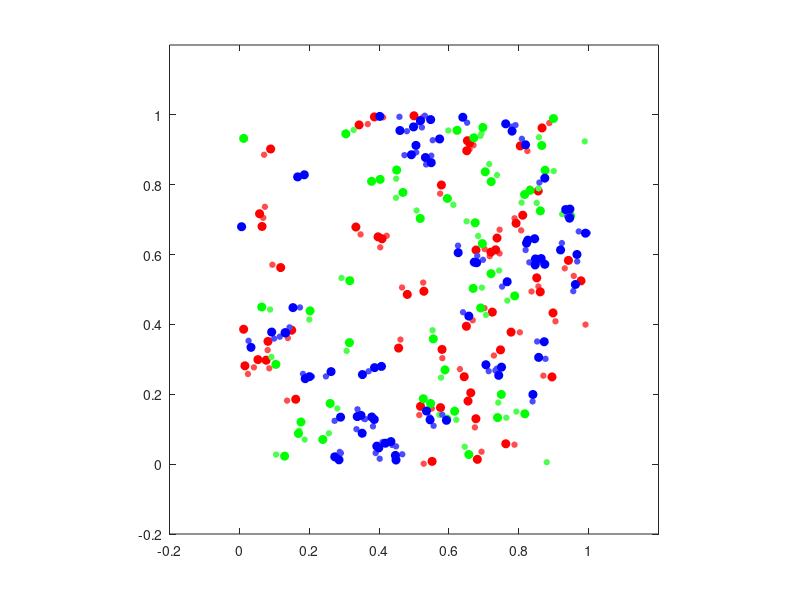
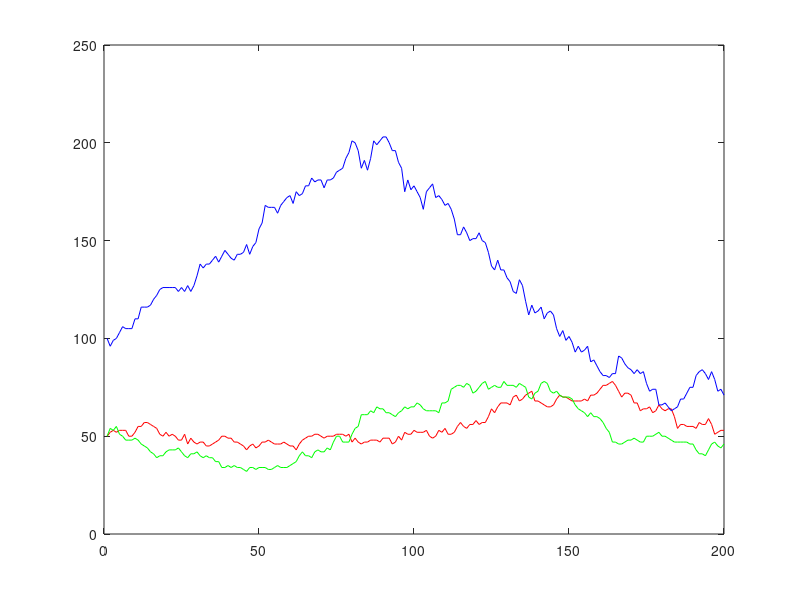

These charts were generated, in order, by the following MATLAB code:
clear;clc;close all;



it=200;
gridsize=1;

num_in_prey=100;
velocity_prey=0.02;
prey_re=0.1;
prey_die=0.00;
prey_neighbors=3;
prey_neighbors_dis=0.05;

num_in_pred=100;
velocity_pred=0.025;
pred_re=0.50;
pred_die=0.03;
pred_neighbors=5;
pred_neighbors_dis=0.05;

eat_dis=0.02;
see_dis=0.6;


prey=zeros(num_in_prey,3,2);
prey(:,1:2,1)=rand(gridsize,num_in_prey,2);
prey(:,3,1)=2*pi*rand(1,num_in_prey);

pred=zeros(num_in_pred,4,2);
pred(:,1:2,1)=rand(gridsize,num_in_pred,2);
pred(:,3,1)=2*pi*rand(1,num_in_pred);
pred(:,4,1)=[ones(num_in_pred/2,1);zeros(num_in_pred/2,1)];%binornd(1,0.5,[1 num_in_pred]);

% plot(prey(:,1,1),prey(:,2,1),'o',...
%     'MarkerSize',10,...
%     'MarkerEdgeColor','b',...
%     'MarkerFaceColor','b')
% hold on
% plot(pred(:,1,1),pred(:,2,1),'o',...
%     'MarkerSize',10,...
%     'MarkerEdgeColor','r',...
%     'MarkerFaceColor','r')
% axis([-0.5 1.5 -0.5 1.5])
% hold off
% pause(0.5);

num_pred0_sum(1)=length(find(pred(:,4,1)==0));
num_pred1_sum(1)=length(find(pred(:,4,1)==1));
num_prey_sum(1)=length(prey(:,1,1));

for ti=2:it
    
    if 1-isempty(pred)
        num_pred=length(pred(:,1,ti-1));
        
        pred = pred(randperm(num_pred), :,:);
    else
        num_pred=0;
    end
    
    Delete_pred = zeros(1,1);
    
    dd=1;
    
    
    
    if num_pred>0
        for i=1:num_pred
            Delete_prey = 0;dy=1;
            
            if 1-isempty(prey)
                num_prey=length(prey(:,1,ti-1));
            else
                num_prey=0;
            end
            
            if num_prey>0
                dis_pred_prey=((prey(:,1,ti-1)-pred(i,1,ti-1)*ones(num_prey,1)).^2+...
                    (prey(:,2,ti-1)-pred(i,2,ti-1)*ones(num_prey,1)).^2).^0.5;
                [min_dis,jj]=min(dis_pred_prey);
            else
                min_dis=  see_dis+1;
                
            end
            
            
            dis_pred_pred=((pred(1:num_pred,1,ti-1)-pred(i,1,ti-1)*ones(num_pred,1)).^2+...
                (pred(1:num_pred,2,ti-1)-pred(i,2,ti-1)*ones(num_pred,1)).^2).^0.5;
            [pred_dis,kk]=find(dis_pred_pred<=pred_neighbors_dis);
            
            e=2;
            cor_xy=[1,1,1,-1]/4*e;
            cor_xz=[1,1,1,-1]/4*(8-e^2)^0.5;
            ci=binornd(1,0.5);
            cj=binornd(1,0.5);
            ck=binornd(1,0.5);
            h_xy=-(-1)^binornd(1,(1+cor_xy(1+ci+2*cj))/2);
            h_xz=-(-1)^binornd(1,(1+cor_xz(1+ci+2*ck))/2);
            
            
            if min_dis <= eat_dis && (((-1)^(ci*cj)*h_xy==1&&pred(i,4,ti-1)==0)||((-1)^(ci*ck)*h_xz==1&&pred(i,4,ti-1)==1))
                
                %pred(i,1:2,ti)=pred(i,1:2,ti-1);
                %pred(i,3,ti)=pred(i,3,ti-1)+ pi*(rand(1)-1/2);
                %pred(i,4,ti)=pred(i,4,ti-1);
                Delete_prey(dy) = jj;
                dy=dy+1;
                
                if rand <= pred_re && length(pred_dis)<=pred_neighbors
                    pred(end+1,1:2,ti)=pred(i,1:2,ti-1);
                    pred(end,3,ti)=2*pi*rand(1);
                    pred(end,1:2,ti-1)=pred(i,1:2,ti-1);
                    pred(end,4,ti-1:ti)=pred(i,4,ti-1);
                    
                end
                
            elseif min_dis+1 <= see_dis
                
                pred(i,3,ti)=atan2(prey(jj,2,ti-1)-pred(i,2,ti-1),prey(jj,1,ti-1)-pred(i,1,ti-1))+...
                    1/2*pi*(rand(1)-1/2);
                pred(i,1,ti)=pred(i,1,ti-1)+ velocity_pred*cos(pred(i,3,ti));
                pred(i,2,ti)=pred(i,2,ti-1)+ velocity_pred*sin(pred(i,3,ti));
                
            end
            
            pred(i,3,ti)=pred(i,3,ti-1)+ 2*pi*(rand(1)-1/2);
            pred(i,4,ti)=pred(i,4,ti-1);
            pred(i,1,ti)=pred(i,1,ti-1)+ velocity_pred*cos(pred(i,3,ti));
            
            if pred(i,1,ti)<0
                
                pred(i,1,ti)=1+pred(i,1,ti);
                
            elseif pred(i,1,ti)>1
                
                pred(i,1,ti)=-1+pred(i,1,ti);
                
            end
            
            pred(i,2,ti)=pred(i,2,ti-1)+ velocity_pred*sin(pred(i,3,ti));
            
            if pred(i,2,ti)<0
                
                pred(i,2,ti)=1+pred(i,2,ti);
                
            elseif pred(i,2,ti)>1
                
                pred(i,2,ti)=-1+pred(i,2,ti);
                
            end
            
            
            
            
            if rand <= pred_die
                
                Delete_pred(dd) = i;
                dd=dd+1;
            end
            
            if Delete_prey(1)>0
                prey(Delete_prey, :,:) = [];
            end
        end
    end
    
    if Delete_pred(1)>0
        pred(Delete_pred, :,:) = [];
    end
    
    if 1-isempty(prey)
        num_prey_stay=length(prey(:,1,ti-1));
    else
        num_prey_stay=0;
    end
    
    Delete_prey2 = 0;dy=1;
    
    if num_prey_stay>0
        
        for i=1:num_prey_stay
            
            
            dis_prey_prey=((prey(1:num_prey_stay,1,ti-1)-prey(i,1,ti-1)*ones(num_prey_stay,1)).^2+...
                (prey(1:num_prey_stay,2,ti-1)-prey(i,2,ti-1)*ones(num_prey_stay,1)).^2).^0.5;
            [prey_dis,jj]=find(dis_prey_prey<=prey_neighbors_dis);
            
            if length(prey_dis)>=prey_neighbors
                
            elseif rand <= prey_re
                prey(i,1:3,ti)=prey(i,1:3,ti-1);
                
                prey(end+1,1:2,ti)=prey(i,1:2,ti);
                prey(end,3,ti)=2*pi*rand(1);
                prey(end,1:2,ti-1)=prey(i,1:2,ti);
            end
            
            if rand <= prey_die
                
                Delete_prey2(dy) = i;
                dy=dy+1;
                
            else
                prey(i,3,ti)=prey(i,3,ti-1)+ 2*pi*(rand(1)-1/2);
                
                prey(i,1,ti)=prey(i,1,ti-1)+velocity_prey*cos(prey(i,3,ti));
                
                if prey(i,1,ti)<0
                    
                    prey(i,1,ti)=1+prey(i,1,ti);
                    
                elseif prey(i,1,ti)>1
                    
                    prey(i,1,ti)=-1+prey(i,1,ti);
                    
                end
                
                prey(i,2,ti)=prey(i,2,ti-1)+velocity_prey*sin(prey(i,3,ti));
                
                if prey(i,2,ti)<0
                    
                    prey(i,2,ti)=1+prey(i,2,ti);
                    
                elseif prey(i,2,ti)>1
                    
                    prey(i,2,ti)=-1+prey(i,2,ti);
                    
                end
                
                
            end
            
        end
    end
    
    if Delete_prey2(1)>0
        prey(Delete_prey2, :,:) = [];
    end
    
    
    if 1-isempty(pred)
        p0=find(pred(:,4,ti-1)==0);
        num_pred0_sum(ti)=length(p0);
        p1=find(pred(:,4,ti-1)==1);
        num_pred1_sum(ti)=length(p1);
        
    else
        num_pred0_sum(ti)=0;
        num_pred1_sum(ti)=0;
    end
    if 1-isempty(prey)
        num_prey_sum(ti)=length(prey(:,1,ti-1));
        
    else
        num_prey_sum(ti)=0;
    end
    
    hold off
    
    if num_pred0_sum(ti)>0
        plot(pred(p0,1,ti-1),pred(p0,2,ti-1),'o',...
            'MarkerSize',4,...
            'MarkerEdgeColor',[1,0.3,0.3],...
            'MarkerFaceColor',[1,0.3,0.3])
        hold on
        
        plot(pred(p0,1,ti),pred(p0,2,ti),'o',...
            'MarkerSize',6,...
            'MarkerEdgeColor','r',...
            'MarkerFaceColor','r')
        
    end
    
    if num_pred1_sum(ti)>0
        plot(pred(p1,1,ti-1),pred(p1,2,ti-1),'o',...
            'MarkerSize',4,...
            'MarkerEdgeColor',[0.3,1,0.3],...
            'MarkerFaceColor',[0.3,1,0.3])
        hold on
        
        plot(pred(p1,1,ti),pred(p1,2,ti),'o',...
            'MarkerSize',6,...
            'MarkerEdgeColor','g',...
            'MarkerFaceColor','g')
        
    end
    
    if num_prey_sum(ti)
        plot(prey(:,1,ti-1),prey(:,2,ti-1),'o',...
            'MarkerSize',4,...
            'MarkerEdgeColor',[0.3,0.3,1],...
            'MarkerFaceColor',[0.3,0.3,1])
        hold on
        plot(prey(:,1,ti),prey(:,2,ti),'o',...
            'MarkerSize',6,...
            'MarkerEdgeColor','b',...
            'MarkerFaceColor','b')
    end
    axis([-0.2 1.2 -0.2 1.2])
    axis equal
    pause(0.1);
    hold off
    
    ti
    
end

figure (2)
time=1:ti;%484;%360;%;
plot(time,num_pred0_sum,'r',time,num_pred1_sum,'g',time,num_prey_sum,'b');
